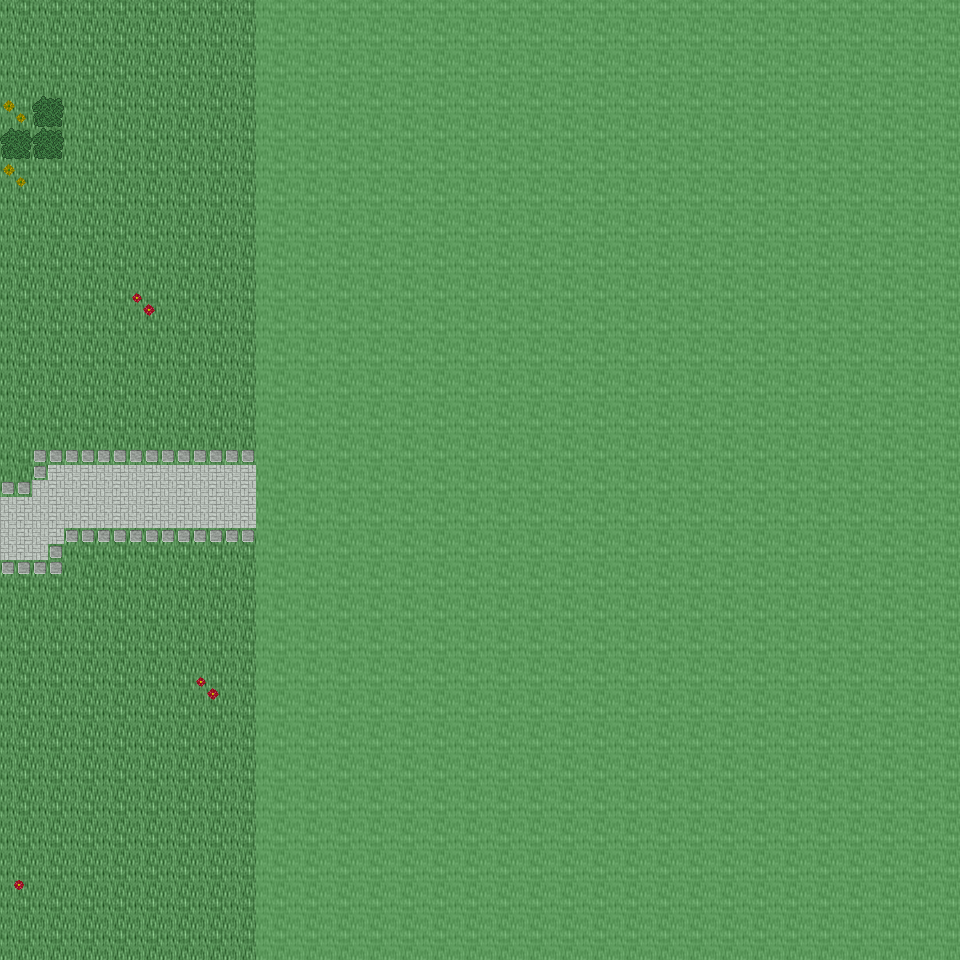

A level layout from a 2D game, rendered from its tile map. Below: a short description, then the map file with tile-grid data replaced by summaries:
An orthogonal 30x30 tile map with 32x32 px tiles, 6 tile layers (Ground, Object, Object2, Above, ...), 39 tilesets and 3 objects (3x mapchange).

<map version="1.0" orientation="orthogonal" renderorder="right-down" width="30" height="30" tilewidth="32" tileheight="32" nextobjectid="4">
  <tileset firstgid="1" name="tileset_ground_ground" tilewidth="32" tileheight="32" tilecount="33" columns="3">
    <image source="../drawable/tileset_ground_ground.png" width="96" height="352" />
  </tileset>
  <tileset firstgid="34" name="tileset_building_wall_old_wood" tilewidth="32" tileheight="32" tilecount="9" columns="3">
    <image source="../drawable/tileset_building_wall_old_wood.png" width="96" height="96" />
  </tileset>
  <tileset firstgid="43" name="tileset_building_fence_fence_wooden" tilewidth="32" tileheight="32" tilecount="12" columns="3">
    <image source="../drawable/tileset_building_fence_fence_wooden.png" width="96" height="128" />
  </tileset>
  <tileset firstgid="55" name="tileset_building_fence_fence_chunky" tilewidth="32" tileheight="32" tilecount="21" columns="3">
    <image source="../drawable/tileset_building_fence_fence_chunky.png" width="96" height="224" />
  </tileset>
  <tileset firstgid="76" name="tileset_plant_stump_stump_brown" tilewidth="32" tileheight="32" tilecount="4" columns="2">
    <image source="../drawable/tileset_plant_stump_stump_brown.png" width="64" height="64" />
  </tileset>
  <tileset firstgid="80" name="tileset_ground_earth_edges" tilewidth="32" tileheight="32" tilecount="18" columns="6">
    <image source="../drawable/tileset_ground_earth_edges.png" width="192" height="96" />
  </tileset>
  <tileset firstgid="98" name="tileset_ground_grass_corners" tilewidth="32" tileheight="32" tilecount="24" columns="6">
    <image source="../drawable/tileset_ground_grass_corners.png" width="192" height="128" />
  </tileset>
  <tileset firstgid="122" name="tileset_ground_grass_edges" tilewidth="32" tileheight="32" tilecount="36" columns="12">
    <image source="../drawable/tileset_ground_grass_edges.png" width="384" height="96" />
  </tileset>
  <tileset firstgid="158" name="tileset_plant_tree_apple_tree" tilewidth="32" tileheight="32" tilecount="9" columns="3">
    <image source="../drawable/tileset_plant_tree_apple_tree.png" width="96" height="96" />
  </tileset>
  <tileset firstgid="167" name="tileset_plant_tree_chestnut_tree" tilewidth="32" tileheight="32" tilecount="20" columns="4">
    <image source="../drawable/tileset_plant_tree_chestnut_tree.png" width="128" height="160" />
  </tileset>
  <tileset firstgid="187" name="tileset_plant_tree_crack_willow" tilewidth="32" tileheight="32" tilecount="20" columns="4">
    <image source="../drawable/tileset_plant_tree_crack_willow.png" width="128" height="160" />
  </tileset>
  <tileset firstgid="207" name="tileset_furniture_chair_bench_iron" tilewidth="32" tileheight="32" tilecount="4" columns="2">
    <image source="../drawable/tileset_furniture_chair_bench_iron.png" width="64" height="64" />
  </tileset>
  <tileset firstgid="211" name="tileset_furniture_chair_bench_iron_reverse" tilewidth="32" tileheight="32" tilecount="4" columns="2">
    <image source="../drawable/tileset_furniture_chair_bench_iron_reverse.png" width="64" height="64" />
  </tileset>
  <tileset firstgid="215" name="tileset_object_hay_cart" tilewidth="32" tileheight="32" tilecount="1" columns="1">
    <image source="../drawable/tileset_object_hay_cart.png" width="32" height="32" />
  </tileset>
  <tileset firstgid="216" name="tileset_building_wall_walls_siding" tilewidth="32" tileheight="32" tilecount="16" columns="4">
    <image source="../drawable/tileset_building_wall_walls_siding.png" width="128" height="128" />
  </tileset>
  <tileset firstgid="232" name="tileset_building_roof_brown" tilewidth="32" tileheight="32" tilecount="20" columns="5">
    <image source="../drawable/tileset_building_roof_brown.png" width="160" height="128" />
  </tileset>
  <tileset firstgid="252" name="tileset_building_door_door" tilewidth="32" tileheight="32" tilecount="6" columns="3">
    <image source="../drawable/tileset_building_door_door.png" width="96" height="64" />
  </tileset>
  <tileset firstgid="258" name="tileset_item_tools" tilewidth="32" tileheight="32" tilecount="9" columns="3">
    <image source="../drawable/tileset_item_tools.png" width="96" height="96" />
  </tileset>
  <tileset firstgid="267" name="tileset_ground_cobbled_paving" tilewidth="32" tileheight="32" tilecount="1" columns="1">
    <image source="../drawable/tileset_ground_cobbled_paving.png" width="32" height="32" />
  </tileset>
  <tileset firstgid="268" name="tileset_item_bazaar_produce" tilewidth="32" tileheight="32" tilecount="4" columns="2">
    <image source="../drawable/tileset_item_bazaar_produce.png" width="64" height="64" />
  </tileset>
  <tileset firstgid="272" name="tileset_item_sacks" tilewidth="32" tileheight="32" tilecount="2" columns="2">
    <image source="../drawable/tileset_item_sacks.png" width="64" height="32" />
  </tileset>
  <tileset firstgid="274" name="tileset_building_barnyard" tilewidth="32" tileheight="32" tilecount="200" columns="8">
    <image source="../drawable/tileset_building_barnyard.png" width="256" height="800" />
  </tileset>
  <tileset firstgid="474" name="tileset_plant_flower_planted_containers" tilewidth="32" tileheight="32" tilecount="16" columns="4">
    <image source="../drawable/tileset_plant_flower_planted_containers.png" width="128" height="128" />
  </tileset>
  <tileset firstgid="490" name="tileset_furniture_chair_wooden_rustic" tilewidth="32" tileheight="32" tilecount="8" columns="4">
    <image source="../drawable/tileset_furniture_chair_wooden_rustic.png" width="128" height="64" />
  </tileset>
  <tileset firstgid="498" name="tileset_furniture_table_brick_base" tilewidth="32" tileheight="32" tilecount="3" columns="3">
    <image source="../drawable/tileset_furniture_table_brick_base.png" width="96" height="32" />
  </tileset>
  <tileset firstgid="501" name="tileset_building_stairs_wooden_stairs" tilewidth="32" tileheight="32" tilecount="9" columns="3">
    <image source="../drawable/tileset_building_stairs_wooden_stairs.png" width="96" height="96" />
  </tileset>
  <tileset firstgid="510" name="tileset_plant_tree_maple_tree" tilewidth="32" tileheight="32" tilecount="72" columns="8">
    <image source="../drawable/tileset_plant_tree_maple_tree.png" width="256" height="288" />
  </tileset>
  <tileset firstgid="582" name="tileset_building_decoration_chimney_big" tilewidth="32" tileheight="32" tilecount="2" columns="1">
    <image source="../drawable/tileset_building_decoration_chimney_big.png" width="32" height="64" />
  </tileset>
  <tileset firstgid="584" name="tileset_logic_collision" tilewidth="32" tileheight="32" tilecount="1" columns="1">
    <image source="../drawable/tileset_logic_collision.png" width="32" height="32" />
  </tileset>
  <tileset firstgid="585" name="tileset_plant_bush_bushes" tilewidth="32" tileheight="32" tilecount="10" columns="5">
    <image source="../drawable/tileset_plant_bush_bushes.png" width="160" height="64" />
  </tileset>
  <tileset firstgid="595" name="tileset_plant_flower_daisy_blue" tilewidth="32" tileheight="32" tilecount="8" columns="2">
    <image source="../drawable/tileset_plant_flower_daisy_blue.png" width="64" height="128" />
  </tileset>
  <tileset firstgid="603" name="tileset_plant_flower_daisy_red" tilewidth="32" tileheight="32" tilecount="8" columns="2">
    <image source="../drawable/tileset_plant_flower_daisy_red.png" width="64" height="128" />
  </tileset>
  <tileset firstgid="611" name="tileset_plant_flower_daisy_white" tilewidth="32" tileheight="32" tilecount="8" columns="2">
    <image source="../drawable/tileset_plant_flower_daisy_white.png" width="64" height="128" />
  </tileset>
  <tileset firstgid="619" name="tileset_plant_flower_daisy_yellow" tilewidth="32" tileheight="32" tilecount="8" columns="2">
    <image source="../drawable/tileset_plant_flower_daisy_yellow.png" width="64" height="128" />
  </tileset>
  <tileset firstgid="627" name="tileset_plant_tree_tree_darkgreen" tilewidth="32" tileheight="32" tilecount="88" columns="8">
    <image source="../drawable/tileset_plant_tree_tree_darkgreen.png" width="256" height="352" />
  </tileset>
  <tileset firstgid="715" name="tileset_ground_green_paving" tilewidth="32" tileheight="32" tilecount="18" columns="3">
    <image source="../drawable/tileset_ground_green_paving.png" width="96" height="192" />
  </tileset>
  <tileset firstgid="733" name="tileset_item_hen_nest" tilewidth="32" tileheight="32" tilecount="1" columns="1">
    <image source="../drawable/tileset_item_hen_nest.png" width="32" height="32" />
  </tileset>
  <tileset firstgid="734" name="tileset_item_firewood" tilewidth="32" tileheight="32" tilecount="12" columns="3">
    <image source="../drawable/tileset_item_firewood.png" width="96" height="128" />
  </tileset>
  <tileset firstgid="746" name="tileset_furniture_sink_manger" tilewidth="32" tileheight="32" tilecount="18" columns="6">
    <image source="../drawable/tileset_furniture_sink_manger.png" width="192" height="96" />
  </tileset>
  <layer name="Ground" width="30" height="30">
    <data>[900 cells, 900 non-empty, 1 distinct tile ids]</data>
  </layer>
  <layer name="Object" width="30" height="30">
    <data>[900 cells, 67 non-empty, 31 distinct tile ids]</data>
  </layer>
  <layer name="Object2" width="30" height="30">
    <data>[900 cells, 2 non-empty, 2 distinct tile ids]</data>
  </layer>
  <layer name="Above" width="30" height="30">
    <data>[900 cells, 84 non-empty, 84 distinct tile ids]</data>
  </layer>
  <layer name="Above2" width="30" height="30">
    <data>[900 cells, 14 non-empty, 14 distinct tile ids]</data>
  </layer>
  <layer name="Walkable" width="30" height="30">
    <data>[900 cells, 660 non-empty, 1 distinct tile ids]</data>
  </layer>
  <objectgroup name="MapEvents">
    <object id="1" name="north" type="mapchange" x="0" y="0" width="256" height="32">
      <properties>
        <property name="map" value="0_ados_mountain_n2_w2_x4_y1" />
        <property name="place" value="south" />
      </properties>
    </object>
    <object id="2" name="south" type="mapchange" x="0" y="928" width="256" height="32">
      <properties>
        <property name="map" value="0_ados_mountain_n2_w2_x4_y3" />
        <property name="place" value="north" />
      </properties>
    </object>
    <object id="3" name="west" type="mapchange" x="0" y="0" width="32" height="960">
      <properties>
        <property name="map" value="0_ados_mountain_n2_w2_x3_y2" />
        <property name="place" value="east" />
      </properties>
    </object>
  </objectgroup>
</map>
